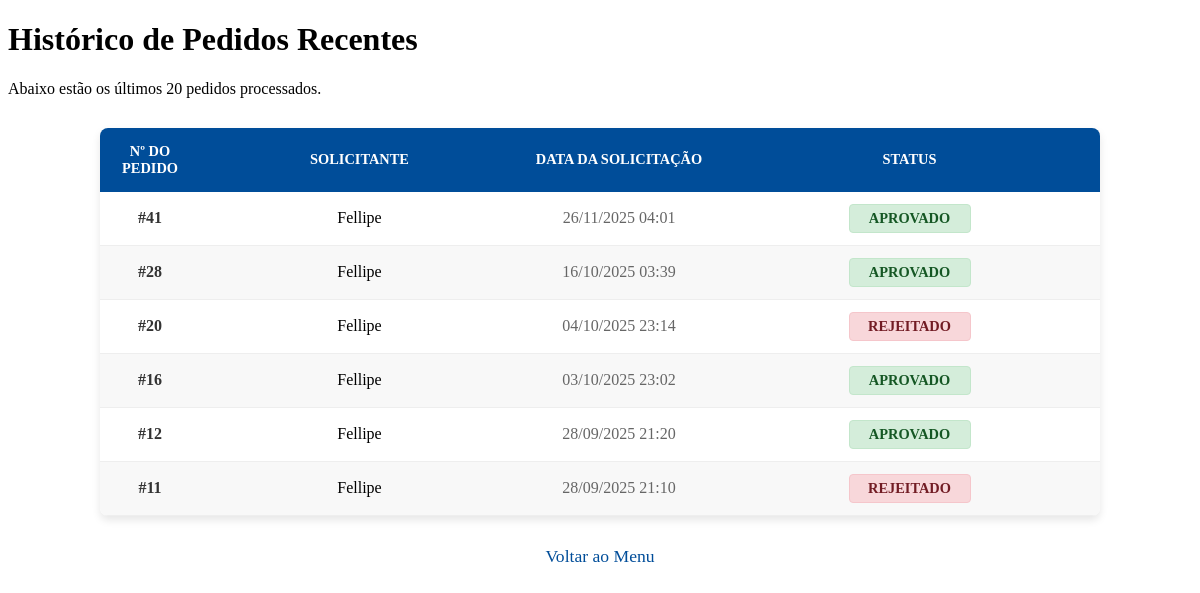
Page /produtos/pedidos/historico/ (signed in) on the committed database.
### produtos/models.py (models this page shows, shortened)
class Pedido(models.Model):
    STATUS_CHOICES = (
        ('PENDENTE', 'Pendente'),
        ('APROVADO', 'Aprovado'),
        ('REJEITADO', 'Rejeitado'),
        ('ENTREGUE', 'Entregue'),
    )
    solicitante = models.ForeignKey(Usuario, on_delete=models.PROTECT, related_name='pedidos_feitos')
    data_pedido = models.DateTimeField(auto_now_add=True)
    status = models.CharField(max_length=10, choices=STATUS_CHOICES, default='PENDENTE')
    class Meta:
        verbose_name = 'Pedido'
        verbose_name_plural = 'Pedidos'
        ordering = ['-data_pedido']

### usuarios/models.py (models this page shows, shortened)
class Usuario(AbstractUser):
    FUNCOES = (
        ('SECRETARIO', 'Secretario'),
        ('DIRETOR', 'Diretor'),
        ('NUTRICIONISTA', 'Nutricionista'),
    )
    cargo = models.CharField(max_length=20, choices=FUNCOES)
    def is_nutricionista(self):
        return self.cargo == 'NUTRICIONISTA'

### produtos/views.py (the view)
# urls.py: path('pedidos/historico/', views.historico_pedidos, name='historico_pedidos'),
@login_required
@user_passes_test(lambda u: u.is_nutricionista())
def historico_pedidos(request):
    pedidos_recentes = Pedido.objects.filter(
        Q(status='APROVADO') | Q(status='REJEITADO')
    ).order_by('-data_pedido')[:20]
    context = {
        'pedidos': pedidos_recentes
    }
    return render(request, 'pedidos/historico_pedidos.html', context)

### produtos/templates/pedidos/historico_pedidos.html (shortened to what this page needs)
{% load static %}
<!DOCTYPE html>
<html lang="pt-br">
<head>
    <link rel="stylesheet" href="{% static 'produtos/pedidos.css' %}">
    <link rel="stylesheet" href="{% static 'produtos/historico_pedidos.css' %}">
</head>
<body>
    <div class="container">
        <h1>Histórico de Pedidos Recentes</h1>
        <p>Abaixo estão os últimos 20 pedidos processados.</p>
        <table class="tabela-pedidos">
            <thead>
                <tr>
                    <th>Nº do Pedido</th>
                    <th>Solicitante</th>
                    <th>Data da Solicitação</th>
                    <th>Status</th>
                </tr>
            </thead>
            <tbody>
                {% for pedido in pedidos %}
                <tr>
                    <td class="pedido-id">#{{ pedido.id }}</td>
                    <td class="pedido-solicitante">{{ pedido.solicitante.username }}</td>
                    <td class="pedido-data">{{ pedido.data_pedido|date:"d/m/Y H:i" }}</td>
                    <td class="pedido-status">
                        {% if pedido.status == 'APROVADO' %}
                            <span class="status-tag status-aprovado">{{ pedido.get_status_display }}</span>
                        {% else %}
                            <span class="status-tag status-rejeitado">{{ pedido.get_status_display }}</span>
                        {% endif %}
                    </td>
                </tr>
                {% empty %}
                <tr>
                    <td colspan="4" class="tabela-vazia">Nenhum pedido foi processado recentemente.</td>
                </tr>
                {% endfor %}
            </tbody>
        </table>
        <div class="rodape-link">
            <a href="{% url 'menu_nutricionista' %}" class="link-voltar">Voltar ao Menu</a>
        </div>
    </div>
</body>
</html>

### produtos/static/produtos/pedidos.css (style rules this page uses)
.tabela-pedidos { width: 90%; max-width: 1000px; margin: 30px auto; border-collapse: collapse; box-shadow: 0 4px 8px rgba(0, 0, 0, 0.1); background-color: #ffffff; border-radius: 8px; overflow: hidden; }
.tabela-pedidos thead th { background-color: #004d99; color: #ffffff; padding: 15px 10px; text-align: left; font-weight: 600; text-transform: uppercase; font-size: 0.9em; }
.tabela-pedidos tbody td { padding: 12px 10px; border-bottom: 1px solid #eeeeee; vertical-align: middle; }
.tabela-pedidos thead th:nth-child(1), .tabela-pedidos thead th:nth-child(2), .tabela-pedidos thead th:nth-child(3), .tabela-pedidos thead th:nth-child(4) { text-align: center; }
.tabela-pedidos tbody tr:nth-child(even) { background-color: #f8f8f8; }
.pedido-id { font-weight: bold; color: #333333; width: 10%; text-align: center; }
.pedido-solicitante { text-align: center; font-weight: 500; }
.pedido-data { color: #666666; width: 20%; text-align: center; }
.rodape-link { text-align: center; margin-top: 25px; }
.link-voltar { color: #004d99; text-decoration: none; font-size: 1.1em; font-weight: 500; }

### produtos/static/produtos/historico_pedidos.css (style rules this page uses)
.tabela-pedidos tbody .pedido-status { text-align: center !important; }
.tabela-pedidos thead th:nth-child(4) { text-align: center !important; }
.status-tag { display: inline-block; padding: 5px 10px; border-radius: 4px; font-weight: bold; font-size: 0.9em; text-transform: uppercase; min-width: 100px; text-align: center; margin: 0; }
.status-aprovado { background-color: #d4edda; color: #155724; border: 1px solid #c3e6cb; }
.status-rejeitado { background-color: #f8d7da; color: #721c24; border: 1px solid #f5c6cb; }

### rows in the picture
Pedido: id "41", solicitante.username "Fellipe", data_pedido "26/11/2025 04:01", status "APROVADO"
Pedido: id "28", solicitante.username "Fellipe", data_pedido "16/10/2025 03:39", status "APROVADO"
Pedido: id "20", solicitante.username "Fellipe", data_pedido "04/10/2025 23:14", status "REJEITADO"
Pedido: id "16", solicitante.username "Fellipe", data_pedido "03/10/2025 23:02", status "APROVADO"
Pedido: id "12", solicitante.username "Fellipe", data_pedido "28/09/2025 21:20", status "APROVADO"
Pedido: id "11", solicitante.username "Fellipe", data_pedido "28/09/2025 21:10", status "REJEITADO"
